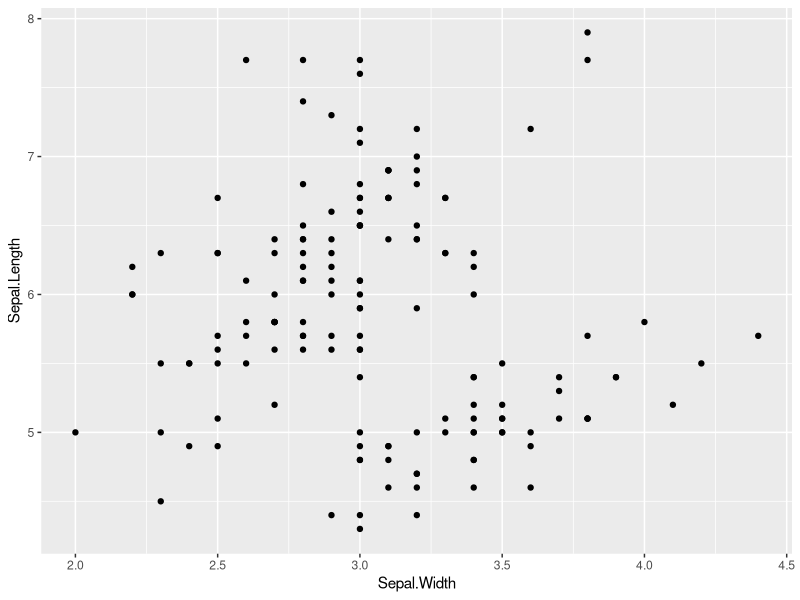
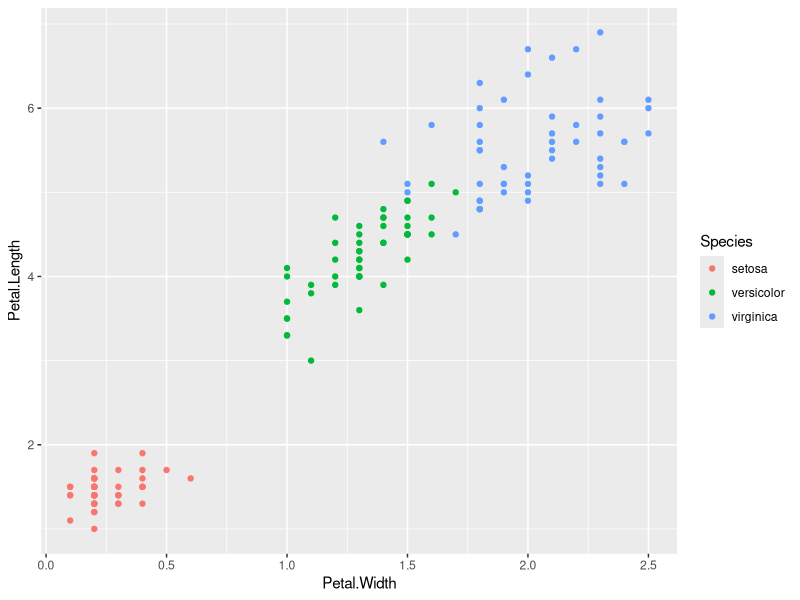
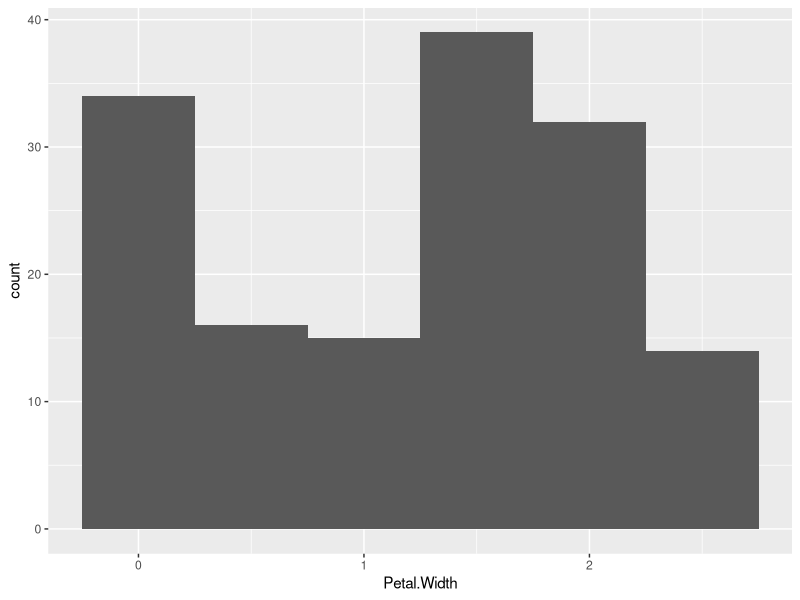
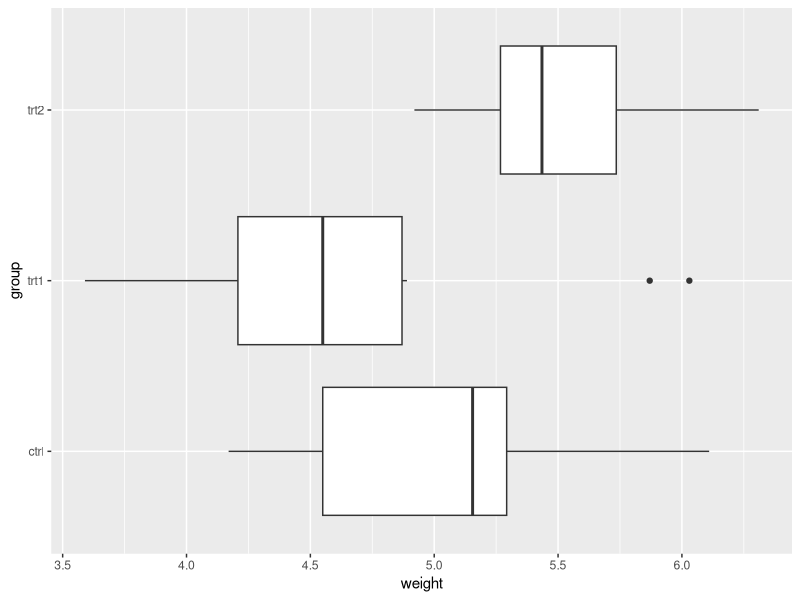
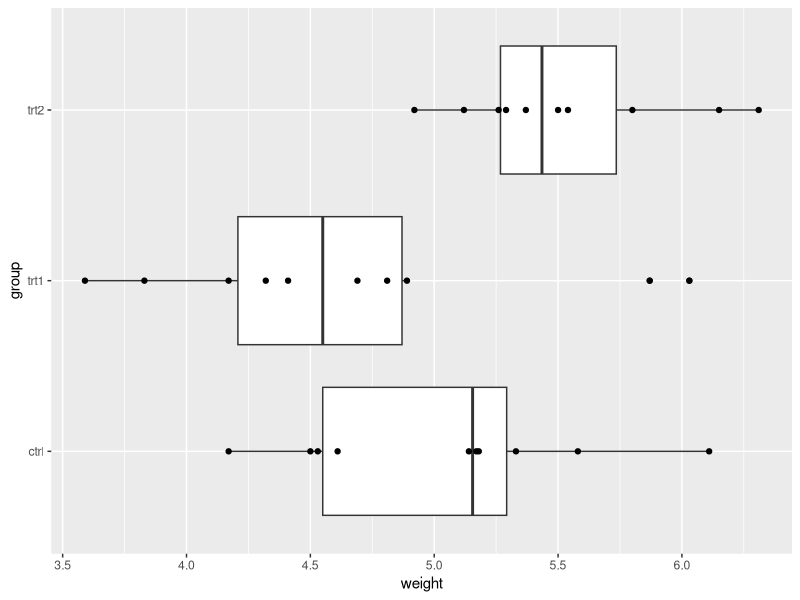

These figures' R source, in order:
# Tidyverse Exam – Data Manipulation in R (using `mtcars` dataset)

# tidyverse ---------------------------------------------------------------

# Use `df_mtcars` for Questions 1 - 10
library(tidyverse)
df_mtcars <- as_tibble(mtcars,
                       rownames = "model")

# 1. Filter rows where number of cylinders (`cyl`) is 6
# Write code to create a new data frame that only includes rows where `cyl == 6`.
# Assign to: `mtcars_cyl6`
mtcars_cyl6 <- filter(df_mtcars, cyl == 6)


# 2. Filter rows where number of gears (`gear`) is either 3 or 5
# Use `%in%` to filter the `df_mtcars` dataset for these two `gear` values.
# Assign to: `mtcars_g35`
mt_carsg35 <- filter(df_mtcars, gear %in% c("3", "5"))


# 3. Filter rows where miles per gallon (`mpg`) is greater than 25
# Create a subset of `df_mtcars` where `mpg > 25`.
# Assign to: `mtcars_mpg25`
mtcars_mpg25 <- filter(df_mtcars, mpg > 25)


# 4. Filter rows where weight (`wt`) is less than 2.5 AND number of cylinders (`cyl`) is 4
# Combine logical conditions using `&`.
# Assign to: `mtcars_light_cyl4`
mtcars_light_cyl4 <- filter(df_mtcars, wt < 2.5 & cyl == 4)


# 5. Sort `df_mtcars` by horsepower (`hp`) in ascending order
# Use `arrange()` to sort the data.
# Assign to: `mtcars_hp`
mtcars_hp <- arrange(df_mtcars, hp)


# 6. Sort `df_mtcars` by quarter mile time (`qsec`) in descending order
# Use `desc()` inside `arrange()`.
# Assign to: `mtcars_qsec`
mtcars_qsec <- arrange(df_mtcars, desc(qsec))


# 7. Exclude the `drat` column
# Use `select()` with `-` (minus sign) to remove the column.
# Assign to: `mtcars_no_drat`
mtcars_no_drat <- select(df_mtcars, - drat)


# 8. Add a new column `ptw` that equals the ratio of horsepower (`hp`) to weight (`wt`) (`hp / wt`)
# Use `mutate()` to add the new column.
# Assign to: `mtcars_with_ptw`
mtcars_with_ptw <- mutate(df_mtcars, ptw = hp / wt)


# 9. Identify the car `model` with the highest `ptw` among cars with six cylinders (`cyl == 6`).
# Hint: Use `mtcars_with_ptw` and a chain of `filter()` and `arrange()` with `%>%`.
# Write the car model here: Ferrari Dino
mtcars_with_ptw %>%
  filter(cyl == 6) %>%
  arrange(ptw)


# 10. Group by number of gears (`gear`) and summarize minimum & maximum values of `mpg`
# Use `group_by()` and `summarize()` to calculate minimum & maximum values of `mpg` within each group.
# Minimum and maximum values of each group should be represented as separate columns.
# Function `min()` returns the minimum value in a vector.
# Function `max()` returns the maximum value in a vector.
# Assign to: `mtcars_mpg_by_gear`

mtcars_mpg_by_gear <- mtcars %>%
  group_by(gear) %>%
  summarize(min(mpg),
            max(mpg))



# ggplot ------------------------------------------------------------------

# Visualization in R (using `iris` dataset)

## before you begin with the following questions, type the following code to check column names in the dataframe
colnames(iris) # output from this code is the column names that can be used in figures

# 11. Simple scatter plot of `Sepal.Length` vs `Sepal.Width` using `ggplot()`
# Assign to: `g_scat`
# Create a scatter plot with `Sepal.Width` on the x-axis and `Sepal.Length` on the y-axis.
g_scat <- ggplot(data = iris,
                 mapping = aes(x = Sepal.Width,
                               y = Sepal.Length)) +
          geom_point()

print(g_scat)


# 12. Scatter plot with points colored by `Species`
# Assign to: `g_scat_col`
# Create a scatter plot with `Petal.Width` on the x-axis and `Petal.Length` on the y-axis,
# coloring points by `Species`.
g_scat_col <- ggplot(data = iris,
                     mapping = aes(x = Petal.Width,
                                   y = Petal.Length,
                                   color = Species)) +
                     geom_point()

print(g_scat_col)


# 13. Histogram of `Petal.Width` with `binwidth = 0.5`
# Assign to: `g_hist`
# Create a histogram of `Petal.Width` with `binwidth` set to 0.5.
g_hist <- iris %>%
            ggplot(aes(x = Petal.Width)) +
            geom_histogram(binwidth = 0.5)

print(g_hist)


# Visualization in R (using `PlantGrowth` dataset)

## before you begin with the following questions, type the following code to check column names in the dataframe
colnames(PlantGrowth) # output from this code is the column names that can be used in figures

# 14. Boxplot of `weight` grouped and filled by `group`
# Assign to: `g_bplot1`
# Create a boxplot of `weight` by `group`, filling boxes by `group`.
g_bplot1 <- PlantGrowth %>%
  ggplot(aes(x = weight,
             y = group)) +
  geom_boxplot()

print(g_bplot1)


# 15. Boxplot + scatter plot of `weight` by `group`
# Assign to: `g_bplot2`
# Create a boxplot of `weight` by `group`, then overlay points showing individual observations.
g_bplot2 <- PlantGrowth %>%
  ggplot(aes(x = weight,
             y = group)) +
  geom_boxplot() + 
  geom_point()

print(g_bplot2)
